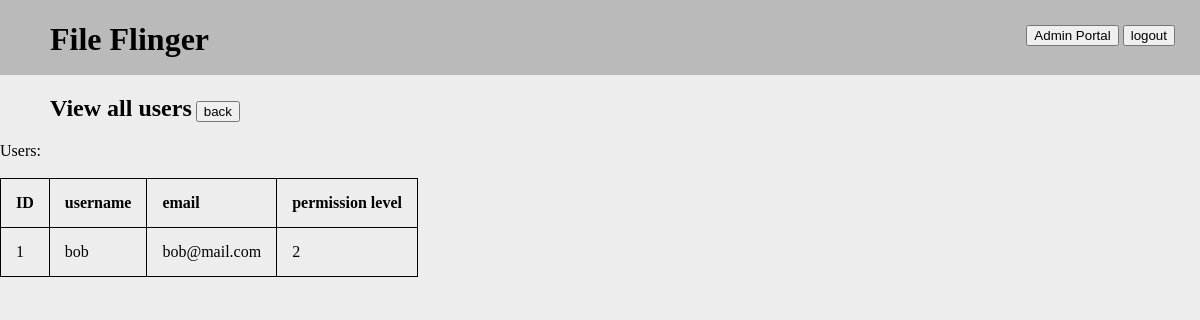
/admin_portal/users (signed in), run on an earlier commit of the app's database.
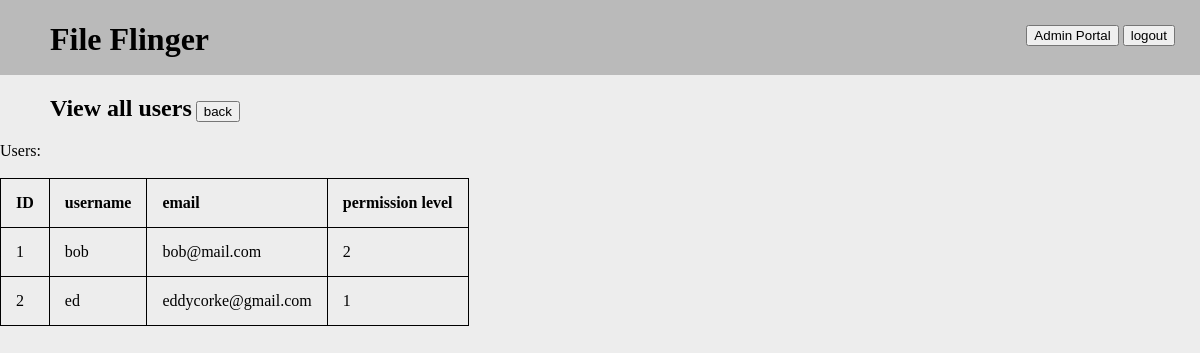
And on a later commit of the database.
### serv/models.py (models this page shows, shortened)
class User(db.Model, UserMixin):
    id = db.Column(db.Integer, primary_key=True)
    username = db.Column(db.String(256), nullable=False)  # TODO: unique?
    email = db.Column(db.String(256), nullable=False)  # TODO: verify?
    password = db.Column(db.String(256), nullable=False)
    permLevel = db.Column(db.Integer, nullable=False, default=1)

### serv/routes.py (the view)
@app.route('/admin_portal/users')
@login_required
def view_users():
    if current_user.permLevel >= 2:  # TODO: change number to config alias
        userData = db.session.execute("SELECT id, username, email, permLevel FROM User").fetchall()
        return render_template('view_users.html', data=userData)
    else:
        flash("Access to the admin portal area is restricted")
        return redirect(url_for('home'))\

### serv/models.py (called while the page is built)
@login_manager.user_loader
def load_user(user_id):
    return User.query.get(int(user_id))

### serv/templates/view_users.html
{% extends "template.html" %}
{% block content %}
    <h2>View all users</h2>
    <a href="/admin_portal"><button>back</button></a><br>
    Users:<br><br>
        <table>
            <th>ID</th>
            <th>username</th>
            <th>email</th>
            <th>permission level</th>
            {% for item in data %}
            <tr>
                <td>{{item[0]}}</td>
                <td>{{item[1]}}</td>
                <td>{{item[2]}}</td>
                <td>{{item[3]}}</td>
            </tr>
            {% endfor %}
        </table>
{% endblock content %}

### serv/templates/template.html (shortened to what this page needs)
<!DOCTYPE html>
<html>
<head>
    <link rel="stylesheet" type="text/css" href="{{ url_for('static', filename='main.css') }}">
</head>
    <div id="navBar">
        <a href="/"><h1>File Flinger</h1></a>
        <div id="loginLogout">
            {% if current_user.is_authenticated %}
                {% if current_user.permLevel >=2 %}
                    <a href="/admin_portal"><button>Admin Portal</button></a>
                {% endif %}
            {% endif %}
            {% if current_user.is_authenticated %}
                <a href="{{ url_for('logout') }}"><button>logout</button></a>
            {% else %}
                <a href="{{ url_for('login') }}"><button>login</button></a>
            {% endif %}
        </div>
    </div>
    <body>
        {% block content %} {% endblock %}
    </body>
</html>

### serv/static/main.css (style rules this page uses)
body { background-color: #EDEDED; margin: 0px; }
a { text-decoration: none; color: #000000 }
h1, h2 { margin-left: 50px; display: inline-block; }
table { border-collapse: collapse; }
table, th, td { border: 1px solid black; }
th, td { padding: 15px; text-align: left; }
#navBar { width: 100%; height: 75px; background-color: #bababa; }
#loginLogout { float: right; margin-top: 25px; margin-right: 25px; width: 150px; height: 25px; text-align: right; }

What changed in the data, as far as the page shows it:
added User: id "2", username "ed", email "eddycorke@gmail.com", permLevel "1"
